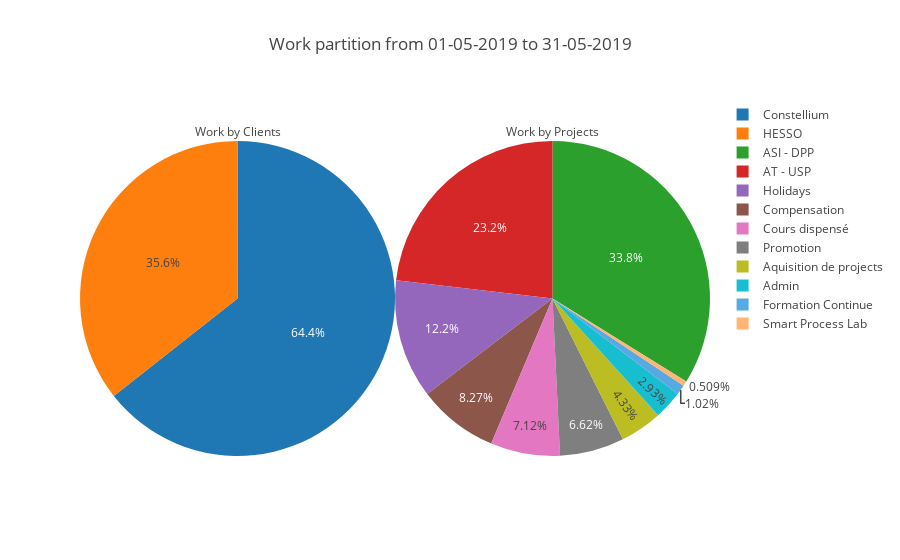

The code cell stored with this chart in its notebook:
### Markdown cell above
## Visualizations

### Code cell
title = "Work by Clients"
labels = filteredTimeEntiresDf['client']
values = filteredTimeEntiresDf['duration']
trace1 = go.Pie(title=title,
                labels=labels,
                values=values,
                hoverinfo='label+percent+value',
                domain=dict(x=[0,0.5]))

title = "Work by Projects"
labels = filteredTimeEntiresDf['project']
values = filteredTimeEntiresDf['duration']
trace2 = go.Pie(title=title,
                labels=labels,
                values=values,
                hoverinfo='label+percent+value',
                domain=dict(x=[0.5,1.0]))

title = "Work partition from {} to {}".format(startdate.strftime('%d-%m-%Y'), enddate.strftime('%d-%m-%Y'))
layout = go.Layout(title=title,
                   #annotations=[ann1,ann2],
                   # Hide legend if you want
                   #showlegend=False
                   )

data = [trace1, trace2]
# Create fig with data and layout
fig = go.Figure(data=data,layout=layout)
ply.offline.iplot(fig, filename='basic_pie_chart')

### Figure 1 — Plotly figure (JSON) as saved in the notebook; plotly's stock layout.template omitted (floating-point values rounded to 4 significant figures)
{"data": [{"domain": {"x": [0, 0.5]}, "hoverinfo": "label+percent+value", "labels": ["HESSO", "HESSO", "Constellium", "Constellium", "Constellium", "Constellium", "Constellium", "Constellium", "Constellium", "Constellium", "HESSO", "Constellium", "Constellium", "HESSO", "HESSO", "Constellium", "Constellium", "Constellium", "Constellium", "Constellium", "HESSO", "Constellium", "Constellium", "HESSO", "HESSO", "Constellium", "Constellium", "Constellium", "HESSO", "HESSO", "HESSO", "Constellium", "Constellium", "Constellium", "HESSO", "Constellium", "Constellium", "Constellium", "Constellium", "HESSO", "Constellium", "Constellium", "HESSO", "HESSO", "Constellium", "Constellium", "Constellium", "Constellium", "Constellium", "Constellium", "Constellium", "HESSO", "HESSO", "HESSO", "HESSO", "HESSO"], "title": {"text": "Work by Clients"}, "type": "pie", "uid": "6c8e3696-51e9-4f26-99cc-b3be270277e5", "values": [7200000000000, 7200000000000, 3600000000000, 10800000000000, 1800000000000, 7200000000000, 7200000000000, 14400000000000, 18000000000000, 12600000000000, 7200000000000, 18000000000000, 3600000000000, 7200000000000, 22500000000000, 14400000000000, 16200000000000, 14400000000000, 3600000000000, 14400000000000, 7200000000000, 10800000000000, 21600000000000, 7200000000000, 3600000000000, 14400000000000, 10800000000000, 10800000000000, 10800000000000, 7200000000000, 10800000000000, 7200000000000, 19800000000000, 14400000000000, 3600000000000, 18000000000000, 10800000000000, 7200000000000, 28800000000000, 18000000000000, 18000000000000, 10800000000000, 3600000000000, 10800000000000, 12600000000000, 18000000000000, 18000000000000, 10800000000000, 3600000000000, 18000000000000, 10800000000000, 2700000000000, 28800000000000, 28800000000000, 28800000000000, 28800000000000]}, {"domain": {"x": [0.5, 1]}, "hoverinfo": "label+percent+value", "labels": ["Cours dispensé", "Compensation", "ASI - DPP", "AT - USP", "ASI - DPP", "Aquisition de projects", "AT - USP", "AT - USP", "Admin", "Aquisition de projects", "Cours dispensé", "AT - USP", "ASI - DPP", "Cours dispensé", "Compensation", "ASI - DPP", "ASI - DPP", "AT - USP", "Smart Process Lab", "ASI - DPP", "Cours dispensé", "ASI - DPP", "ASI - DPP", "Cours dispensé", "Cours dispensé", "ASI - DPP", "ASI - DPP", "Aquisition de projects", "Promotion", "Formation Continue", "Promotion", "ASI - DPP", "ASI - DPP", "ASI - DPP", "Promotion", "ASI - DPP", "ASI - DPP", "AT - USP", "ASI - DPP", "Promotion", "ASI - DPP", "ASI - DPP", "Promotion", "Cours dispensé", "AT - USP", "AT - USP", "AT - USP", "AT - USP", "AT - USP", "AT - USP", "AT - USP", "Admin", "Holidays", "Compensation", "Holidays", "Holidays"], "title": {"text": "Work by Projects"}, "type": "pie", "uid": "213cd707-aeae-4b5a-840c-c0d8ea274e91", "values": [7200000000000, 7200000000000, 3600000000000, 10800000000000, 1800000000000, 7200000000000, 7200000000000, 14400000000000, 18000000000000, 12600000000000, 7200000000000, 18000000000000, 3600000000000, 7200000000000, 22500000000000, 14400000000000, 16200000000000, 14400000000000, 3600000000000, 14400000000000, 7200000000000, 10800000000000, 21600000000000, 7200000000000, 3600000000000, 14400000000000, 10800000000000, 10800000000000, 10800000000000, 7200000000000, 10800000000000, 7200000000000, 19800000000000, 14400000000000, 3600000000000, 18000000000000, 10800000000000, 7200000000000, 28800000000000, 18000000000000, 18000000000000, 10800000000000, 3600000000000, 10800000000000, 12600000000000, 18000000000000, 18000000000000, 10800000000000, 3600000000000, 18000000000000, 10800000000000, 2700000000000, 28800000000000, 28800000000000, 28800000000000, 28800000000000]}], "layout": {"autosize": true, "title": {"text": "Work partition from 01-05-2019 to 31-05-2019"}}}
